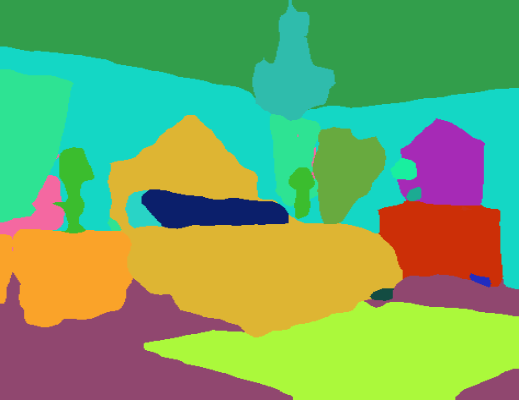
#> input picture bed_out.png, 519 x 400 px
$ python interactive_plots_with_box.py   (older library calls are emulated)
#> lines starting #> are read from the running program, lines starting #| are printed output that depends on the picture; after the words box and inside, x2 and y2 are one past the last pixel; in counts of white or black regions, pixels touching at a corner belong together
#!/usr/bin/env python3
# -*- coding: utf-8 -*-
"""
Created on Mon Mar  2 09:37:19 2020

@author: craig
"""
import numpy as np
import matplotlib.pyplot as plt
import cv2
from PIL import Image, ImageOps
import os.path
from skimage.color import rgb2gray,gray2rgb
from skimage.filters import sobel,gaussian,hessian,frangi,laplace,median
#meijering, prewitt, prewitt_h, prewitt_v, sato
from skimage.io import imsave

'''
# =============================================================================
# Drive this from terminal window
# =============================================================================
'''
img_pred = cv2.imread('bed_out.png')
#> img_pred is the input picture: shape (400, 519, 3); mean B, G, R 99.4, 166.3, 117.6
#img = Image.open('sample_images/1_output.png')

data_original = np.array(img_pred)

#data = np.around(rgb2gray(data_original)*100) #averagint
data =np.around(gaussian(rgb2gray(data_original)*100)) #averagint
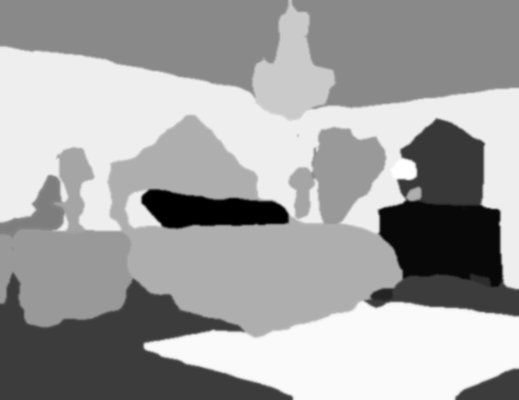
#> data: shape (400, 519) float64; min 18, max 81, mean 58.2; drawn with min black and max white
#data =np.around(median(rgb2gray(data_original)*1)) #averagint

#import mpldatacursor
from mpldatacursor import datacursor

fig, ax = plt.subplots()
ax.imshow(data, interpolation='none')
#mpldatacursor.datacursor(hover=True, bbox=dict(alpha=1, fc='w'))
datacursor(display='single')
#> (this line was passed over: mpldatacursor is not available in this run)
plt.show()


label = np.zeros(data.shape )
#label[data ==68] = 68  #walls
#label[data ==54] = 54 #window with no drapes
#
#label[data >2] = 86 #well defined edges of each segment using sobel filter

#label[data ==80] = 80 #rug
#label[data ==56] = 56 #table
#label[data ==77] = 77 #edge of pillows
#label[data ==18] = 18 #pillows
label[data ==61]  = 61 #bed
#label[data ==52]  = 52 #ceiling
#label[data ==33]  = 33 #floor and dark parts
#label[data ==68]  = 68 #fchandalier
#label[data ==77]  = 77 #windows with drapes
#label[data ==59]  = 59 #lamps
#label[data ==20]  = 20 #back wall dresser
#label[data ==56]  = 56 #plant in corner


##mpldatacursor.datacursor(hover=True, bbox=dict(alpha=1, fc='w'))
#datacursor(display='single')
#
#plt.show()


##### for images 0 to whatever
img_out=os.path.join('segs/' + 'bed_labels.png')

im = Image.fromarray(label)
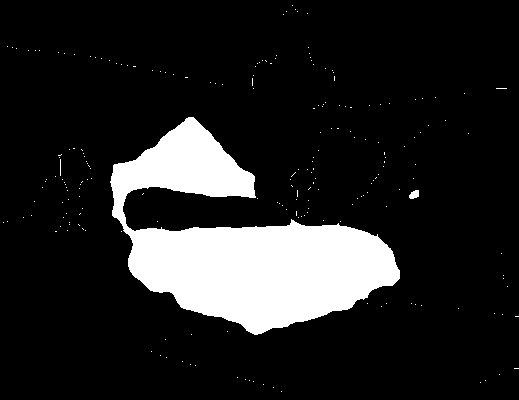
#> im: PIL image 519x400 F; values 0 (black) and 61 (white), 14% white; 212 white regions (210 under 20 px), largest, box (x1, y1, x2, y2) and area: (110, 117, 400, 335) 28604, (409, 190, 419, 199) 67
im = im.convert("L")
im.save(img_out)


#########im_new = cv2.cvtColor(im, cv2.COLOR_GRAY2RGB)

'''
    This is the Green Box
'''

pic = cv2.imread(img_out)
img = cv2.pyrDown(pic)
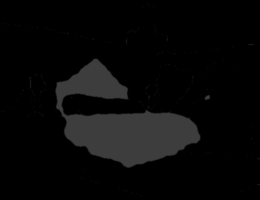
#> img: shape (200, 260, 3); min 0, max 61, mean 8.5


# threshold image
#ret, threshed_img = cv2.threshold(cv2.cvtColor(img, cv2.COLOR_BGR2GRAY),
#                127, 255, cv2.THRESH_BINARY)
ret, threshed_img = cv2.threshold(cv2.cvtColor(img, cv2.COLOR_BGR2GRAY),
                30, 255, cv2.THRESH_BINARY)
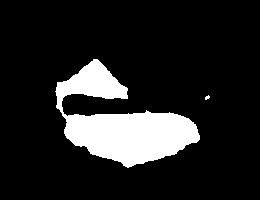
#> threshed_img: shape (200, 260); 13.8% white; 2 white regions (1 under 20 px)

#ret, threshed_img = cv2.threshold(img,127, 255, cv2.THRESH_BINARY)


# find contours and get the external one
contours, hier = cv2.findContours(threshed_img, cv2.RETR_TREE, cv2.CHAIN_APPROX_SIMPLE)
#> contours = 2 contours, 1 with area under 20; largest, box (x1, y1, x2, y2) and area: (55, 59, 200, 168) 6891
#image, contours, hier = cv2.findContours(threshed_img, cv2.RETR_TREE,
#                cv2.CHAIN_APPROX_SIMPLE)
# with each contour, draw boundingRect in green
# a minAreaRect in red and
# a minEnclosingCircle in blue
for c in contours:
    # get the bounding rect
    x, y, w, h = cv2.boundingRect(c)

    '''
    # draw a green rectangle to visualize the bounding rect
    '''
    cv2.rectangle(img, (x, y), (x+w, y+h), (0, 255, 0), 2)


    # get the min area rect
    rect = cv2.minAreaRect(c)
    box = cv2.boxPoints(rect)
    # convert all coordinates floating point values to int
    box = np.int0(box)
#> this loop made 2 passes
#> (x, y, w, h, rect, box) on passes 1 to 2: (205, 95, 5, 5, ((206.8, 97.1), (4.92, 2.68), -26.57), [[205, 99], [204, 96], [208, 94], [209, 97]]), (55, 59, 145, 109, ((119.4, 123.7), (84.13, 150.2), -57.04), [[159, 199], [33, 118], [79, 47], [205, 129]])
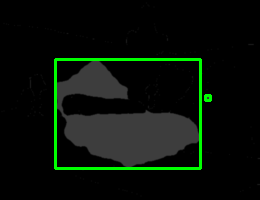
#> img: shape (200, 260, 3); 3.03% of pixels changed, all inside (x1, y1, x2, y2) = (54, 58, 212, 170)


#    '''
#    # draw a red 'nghien' rectangle
#    '''
#    cv2.drawContours(img, [box], 0, (0, 0, 255))


#    '''
#    # finally, get the min enclosing circle
#    '''
#    (x, y), radius = cv2.minEnclosingCircle(c)
#    # convert all values to int
#    center = (int(x), int(y))
#    radius = int(radius)
#    # and draw the circle in blue
#    img = cv2.circle(img, center, radius, (255, 0, 0), 2)


print(len(contours))
#| 2
cv2.drawContours(img, contours, -1, (255, 255, 0), 1)
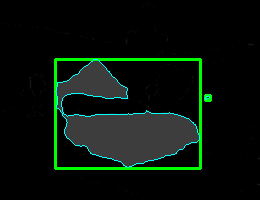
#> img: shape (200, 260, 3); 1% of pixels changed, all inside (x1, y1, x2, y2) = (55, 59, 210, 168)
cv2.imshow("Hit Esc to exit", img)
cv2.imshow("Hit Esc to exit", img)


'''
     **** use Esc to get out ****
'''
while True:
    key = cv2.waitKey(1)
#> (key Esc is pressed here)
    if key == 27: #ESC key to break
        break

cv2.destroyAllWindows()

img_out3=os.path.join('segs/' + 'bed_labels_box.png')
img = cv2.pyrUp(cv2.drawContours(img, contours, -1, (255, 255, 0), 1))
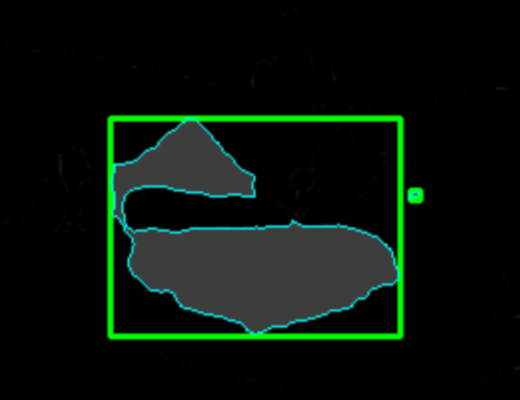
#> img: shape (400, 520, 3); mean B, G, R 10.5, 18.1, 8
imsave(img_out3,img)
